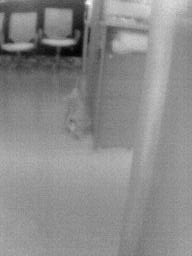
//> input picture cppcode/processed_noise_0005.png, 192 x 256 px
$ ./main   (built with g++ and OpenCV 4)
//> lines starting //> are read from the running program, lines starting //| are printed output that depends on the picture
### cppcode/fom_denoise.h
#ifndef FOM_DENOISE_H
#define FOM_DENOISE_H

#include <opencv2/opencv.hpp>
#include <vector>

// 循环卷积函数
cv::Mat cconv2(const cv::Mat& A, const cv::Mat& w);

// 前向差分算子
void ForwardD(const cv::Mat& U, const cv::Mat& w, cv::Mat& Dux, cv::Mat& Duy);

// 反向差分算子（转置）
cv::Mat Dive(const cv::Mat& X, const cv::Mat& Y, const cv::Mat& w, double alpha, const cv::Size& image_size);

// FOM去噪核心算法
struct FOMOutput {
    std::vector<double> X;  // 能量
    std::vector<double> Z;  // 相对误差
    std::vector<double> cpu; // CPU时间
};

cv::Mat FOM(const cv::Mat& f, double beta, double mu, double alpha, double lambda_lr, FOMOutput& output);

// PSNR计算
double PSNR(const cv::Mat& ud, const cv::Mat& u);

#endif // FOM_DENOISE_H

### cppcode/fom_denoise.cpp
#include "fom_denoise.h"
#include <cmath>
#include <algorithm>
#include <iostream>
#include <complex>

// 计算gamma函数（简化版本）
double gamma_func(double x) {
    if (x < 0.5) {
        return M_PI / (sin(M_PI * x) * gamma_func(1.0 - x));
    }
    x -= 1.0;
    double result = 0.99999999999980993;
    double coeffs[] = {
        676.5203681218851, -1259.1392167224028, 771.32342877765313,
        -176.61502916214059, 12.507343278686905, -0.13857109526572012,
        9.9843695780195716e-6, 1.5056327351493116e-7
    };
    for (int i = 0; i < 8; i++) {
        result += coeffs[i] / (x + i + 1);
    }
    double t = x + 7.5;
    return sqrt(2.0 * M_PI) * pow(t, x + 0.5) * exp(-t) * result;
}

// 计算阶乘
double factorial(int n) {
    double result = 1.0;
    for (int i = 2; i <= n; i++) {
        result *= i;
    }
    return result;
}

// 循环卷积（简化的空间域实现，与MATLAB cconv2兼容）
cv::Mat cconv2(const cv::Mat& A, const cv::Mat& w) {
    cv::Mat kernel = w.clone();
    if (kernel.cols == 1 && kernel.rows > 1) {
        kernel = kernel.t();
    }

    cv::Mat result;
    // 使用BORDER_WRAP进行循环卷积
    cv::Mat padded;
    int pad_x = kernel.cols / 2;
    int pad_y = kernel.rows / 2;

    cv::copyMakeBorder(A, padded, pad_y, pad_y, pad_x, pad_x, cv::BORDER_WRAP);

    cv::filter2D(padded, result, -1, kernel, cv::Point(-1, -1), 0, cv::BORDER_CONSTANT);

    // 提取中心部分，与MATLAB行为匹配
    cv::Rect roi(pad_x, pad_y, A.cols, A.rows);
    return result(roi);
}

// 前向差分算子
void ForwardD(const cv::Mat& U, const cv::Mat& w, cv::Mat& Dux, cv::Mat& Duy) {
    int m = U.rows;
    int n = U.cols;

    // 水平方向导数
    cv::Mat Dux_full = cconv2(U, w);
    Dux = Dux_full(cv::Rect(0, 0, n - 1, m)).clone();

    // 垂直方向导数
    cv::Mat w_transpose = w.t();
    cv::Mat Duy_full = cconv2(U, w_transpose);
    Duy = Duy_full(cv::Rect(0, 0, n, m - 1)).clone();
}

// 反向差分算子（转置）
cv::Mat Dive(const cv::Mat& X, const cv::Mat& Y, const cv::Mat& w, double alpha, const cv::Size& image_size) {
    cv::Mat w_flip;
    cv::flip(w, w_flip, 1); // 水平翻转

    cv::Mat DtXY = cv::Mat::zeros(image_size, CV_64F);

    // 处理X（水平差分）
    if (!X.empty() && cv::countNonZero(X) > 0) {
        // 需要将X扩展到image_size进行卷积
        cv::Mat X_padded = cv::Mat::zeros(image_size, CV_64F);
        cv::Rect roi(0, 0, std::min(X.cols, image_size.width), std::min(X.rows, image_size.height));
        X(roi).copyTo(X_padded(roi));

        cv::Mat DtX = cconv2(X_padded, w_flip);
        DtXY += DtX;
    }

    // 处理Y（垂直差分）
    if (!Y.empty() && cv::countNonZero(Y) > 0) {
        // 需要将Y扩展到image_size进行卷积
        cv::Mat Y_padded = cv::Mat::zeros(image_size, CV_64F);
        cv::Rect roi(0, 0, std::min(Y.cols, image_size.width), std::min(Y.rows, image_size.height));
        Y(roi).copyTo(Y_padded(roi));

        cv::Mat w_flip_transpose = w_flip.t();
        cv::Mat DtY = cconv2(Y_padded, w_flip_transpose);
        DtXY += DtY;
    }

    // 相位校正
    std::complex<double> phase = std::conj(std::pow(std::complex<double>(-1.0, 0.0), alpha)) * std::pow(std::complex<double>(-1.0, 0.0), alpha);
    DtXY *= phase.real();

    return DtXY;
}

// FOM去噪核心算法
cv::Mat FOM(const cv::Mat& f, double beta, double mu, double alpha, double lambda_lr, FOMOutput& output) {
    cv::Mat U = f.clone();
    int itermax = 500;
    double tol = 1e-5;

    int m = f.rows;
    int n = f.cols;

    // 初始化
    cv::Mat P1 = cv::Mat::zeros(m, n - 1, CV_64F);
    cv::Mat Lam1 = cv::Mat::zeros(m, n - 1, CV_64F);
    cv::Mat P2 = cv::Mat::zeros(m - 1, n, CV_64F);
    cv::Mat Lam2 = cv::Mat::zeros(m - 1, n, CV_64F);
    cv::Mat u = f.clone(); // 使用输入图像作为初始化

    // 生成FOM导数算子权重
    int K = 20;
    cv::Mat w = cv::Mat::zeros(1, K, CV_64F);
    w.at<double>(0, K - 1) = 1.0;
    for (int i = 1; i < K; i++) {
        double coeff = std::pow(-1.0, i) * gamma_func(alpha + 1) /
                      (gamma_func(alpha - i + 1) * factorial(i));
        w.at<double>(0, K - 1 - i) = coeff;
    }

    // 计算FFT下的分母（类似MATLAB的psf2otf）
    cv::Mat psf_kernel_h = cv::Mat::zeros(m, n, CV_64F);
    cv::Mat psf_kernel_v = cv::Mat::zeros(m, n, CV_64F);

    // 将权重放入PSF核（第一个元素在(0,0)位置）
    for (int i = 0; i < K && i < n; i++) {
        psf_kernel_h.at<double>(0, i) = w.at<double>(0, i);
    }
    for (int i = 0; i < K && i < m; i++) {
        psf_kernel_v.at<double>(i, 0) = w.at<double>(0, i);
    }

    cv::Mat D1, D2;
    cv::dft(psf_kernel_h, D1, cv::DFT_COMPLEX_OUTPUT);
    cv::dft(psf_kernel_v, D2, cv::DFT_COMPLEX_OUTPUT);

    cv::Mat D1_mag, D2_mag;
    std::vector<cv::Mat> D1_channels, D2_channels;
    cv::split(D1, D1_channels);
    cv::split(D2, D2_channels);
    cv::magnitude(D1_channels[0], D1_channels[1], D1_mag);
    cv::magnitude(D2_channels[0], D2_channels[1], D2_mag);

    D1_mag = D1_mag.mul(D1_mag);
    D2_mag = D2_mag.mul(D2_mag);
    cv::Mat C_freq = D1_mag + D2_mag;

    // 将C转换到空间域，因为在u子问题中需要与空间域的U相乘
    cv::Mat C;
    cv::idft(C_freq, C, cv::DFT_REAL_OUTPUT | cv::DFT_SCALE);

    // 主ADMM迭代循环
    auto tstart = cv::getTickCount();

    for (int iter = 0; iter < itermax; iter++) {
        // u子问题
        cv::Mat Dt_Lam = Dive(Lam1, Lam2, w, alpha, cv::Size(n, m));
        cv::Mat Dt_P = Dive(P1, P2, w, alpha, cv::Size(n, m));

        // 分子：(beta*f + U.*Dt(Lam1,Lam2))/mu + U.*Dt(P1,P2)
        cv::Mat numerator = (beta * f + U.mul(Dt_Lam)) / mu + U.mul(Dt_P);

        // 分母：(beta/mu) + U.*C
        // U和C都在空间域，C是通过ifft2(D1+D2)得到的
        cv::Mat denominator = (beta / mu) + U.mul(C);

        // 在频域求解：fft2(numerator) ./ fft2(denominator)
        cv::Mat numerator_fft, denominator_fft;
        cv::dft(numerator, numerator_fft, cv::DFT_COMPLEX_OUTPUT);
        cv::dft(denominator, denominator_fft, cv::DFT_COMPLEX_OUTPUT);

        cv::Mat u_fft_result;
        cv::divide(numerator_fft, denominator_fft, u_fft_result);

        cv::Mat u_ifft;
        cv::idft(u_fft_result, u_ifft, cv::DFT_REAL_OUTPUT | cv::DFT_SCALE);
        u = u_ifft;

        // 检查数值稳定性
        if (cv::countNonZero(cv::abs(u) > 1e10) > 0 || !cv::checkRange(u)) {
            std::cout << "Warning: Numerical instability detected in iteration " << iter << std::endl;
            u = U.clone(); // 使用上一轮的结果
        }

        // 低秩正则化
        if (lambda_lr > 0) {
            cv::SVD svd(u, cv::SVD::MODIFY_A | cv::SVD::FULL_UV);

            // 获取奇异值矩阵
            cv::Mat sigma = svd.w.clone();

            // 应用软阈值
            double threshold = lambda_lr;
            for (int i = 0; i < sigma.rows; i++) {
                double val = sigma.at<double>(i);
                if (i < 5) { // 保留前5个奇异值
                    continue;
                }
                sigma.at<double>(i) = std::max(val - threshold, 0.0);
            }

            // 重构矩阵，确保尺寸匹配
            cv::Mat S = cv::Mat::diag(sigma);
            cv::Mat U_part = svd.u(cv::Rect(0, 0, S.cols, svd.u.rows));
            cv::Mat Vt_part = svd.vt(cv::Rect(0, 0, S.cols, S.rows));
            u = U_part * S * Vt_part;
        }

        // z子问题（收缩步骤）
        cv::Mat D1U, D2U;
        ForwardD(u, w, D1U, D2U);

        // 处理Z1（软阈值收缩）
        cv::Mat Z1 = D1U - Lam1 / mu;
        cv::Mat W1 = cv::abs(Z1);
        cv::Mat Max1;
        cv::max(W1 - 1.0 / mu, 0.0, Max1);
        cv::Mat W1_safe;
        cv::max(W1, 1e-10, W1_safe); // 避免除零
        P1 = Max1.mul(Z1) / W1_safe;

        // 处理Z2（软阈值收缩）
        cv::Mat Z2 = D2U - Lam2 / mu;
        cv::Mat W2 = cv::abs(Z2);
        cv::Mat Max2;
        cv::max(W2 - 1.0 / mu, 0.0, Max2);
        cv::Mat W2_safe;
        cv::max(W2, 1e-10, W2_safe); // 避免除零
        P2 = Max2.mul(Z2) / W2_safe;

        // 更新拉格朗日乘子
        Lam1 = Lam1 + mu * (P1 - D1U);
        Lam2 = Lam2 + mu * (P2 - D2U);

        output.cpu.push_back((cv::getTickCount() - tstart) / cv::getTickFrequency());

        // 能量计算
        cv::Mat norm_D1U = cv::abs(D1U);
        cv::Mat norm_D2U = cv::abs(D2U);

        double energy = cv::sum(norm_D1U)[0] + cv::sum(norm_D2U)[0];
        cv::Mat log_term;
        cv::log(u + 1e-14, log_term);
        cv::Mat poisson_term = u - f.mul(log_term);
        energy += beta * cv::sum(poisson_term)[0];

        if (lambda_lr > 0) {
            cv::Mat u_sq = u.mul(u);
            energy += lambda_lr * cv::sum(u_sq)[0];
        }

        output.X.push_back(energy);

        // 相对误差
        cv::Mat diff = u - U;
        double norm_diff = cv::norm(diff);
        double norm_u = cv::norm(u);
        double z1 = norm_u > 0 ? norm_diff / norm_u : 0;
        output.Z.push_back(z1);

        U = u.clone();

        // 收敛检查
        if (z1 < tol) {
            break;
        }
    }

    return u;
}

// PSNR计算
double PSNR(const cv::Mat& ud, const cv::Mat& u) {
    cv::Mat ud_double, u_double;
    ud.convertTo(ud_double, CV_64F, 1.0 / 255.0);
    u.convertTo(u_double, CV_64F, 1.0 / 255.0);

    cv::Mat diff = ud_double - u_double;
    cv::Mat diff_sq = diff.mul(diff);
    double mse = cv::mean(diff_sq)[0];

    double max_val;
    cv::minMaxLoc(ud_double, nullptr, &max_val);

    if (mse == 0) {
        return 100.0; // 完美匹配
    }

    return 10.0 * log10(max_val * max_val / mse);
}

### cppcode/main.cpp
#include "fom_denoise.h"
#include <iostream>
#include <iomanip>
#include <chrono>

int main(int argc, char* argv[]) {
    std::cout << "=======================================" << std::endl;
    std::cout << "    FOM Image Denoising Algorithm     " << std::endl;
    std::cout << "        柔性去噪（FOM）算法          " << std::endl;
    std::cout << "=======================================" << std::endl;
    std::cout << "Author: Chenhua Liu (liuchenhua023@163.com)" << std::endl;
    std::cout << std::endl;

    // 配置参数
    std::string image_path = "processed_noise_0005.png";
    bool show_images = true; // 是否显示图像窗口

    if (argc > 1) {
        image_path = argv[1];
    }
    if (argc > 2 && std::string(argv[2]) == "--no-display") {
        show_images = false;
    }

    double beta = 1.0;
    double mu = 1.0;
    double alpha_fom = 1.8;
    double alpha_tv = 2.0;
    double lambda_lr = 0.0; // 暂时禁用低秩

    std::cout << "Configuration / 配置:" << std::endl;
    std::cout << "  Image: " << image_path << std::endl;
    std::cout << "  Beta: " << beta << std::endl;
    std::cout << "  Mu: " << mu << std::endl;
    std::cout << "  FOM Alpha: " << alpha_fom << std::endl;
    std::cout << "  TV Alpha: " << alpha_tv << std::endl;
    std::cout << "  Low-rank Lambda: " << lambda_lr << std::endl;
    std::cout << std::endl;

    // 加载图像
    std::cout << "Loading image / 加载图像..." << std::endl;
    cv::Mat I = cv::imread(image_path, cv::IMREAD_GRAYSCALE);
//> I is the input picture: 256 rows x 192 cols, CV_8UC1; min 0, max 255, mean 138.8
    if (I.empty()) {
        std::cerr << "Failed to load image: " << image_path << std::endl;
        return -1;
    }

    cv::Mat I1;
    I.convertTo(I1, CV_64F, 1.0 / 255.0);
    cv::Mat u0 = I1.clone();

    std::cout << "Image loaded successfully. Size: " << u0.rows << "x" << u0.cols << std::endl;
//| Image loaded successfully. Size: 256x192

    // 测试不同的去噪方法
    // 测试1: 原始FOM（无低秩）
    std::cout << std::endl << "--- Test 1: Original FOM (alpha=" << alpha_fom << ", lambda_lr=0) ---" << std::endl;
    FOMOutput output_fom;
    auto start = std::chrono::high_resolution_clock::now();
    cv::Mat u_fom = FOM(u0, beta, mu, alpha_fom, 0.0, output_fom);
//> after the loop in FOM, `for (int i = 0; i < K && i < n; i++)`:
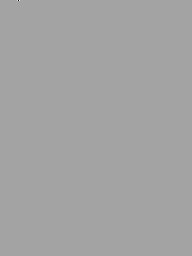
//> psf_kernel_h: 256 rows x 192 cols, CV_64FC1; min -1.8, max 1, mean -1.84e-08; drawn with min black and max white
//> the loop in FOM, `for (int iter = 0; iter < itermax; iter++)` made 5 passes
//> (energy, norm_diff, norm_u, z1) on passes 1, 2, 3, 5: (1500.6, 833.7, 828.5, 1.01), (42615447.4, 31434, 31423.2, 1), (798554817.1, 6667766.4, 6667667.6, 1), (8.35e+12, 0, 6.04e+09, 0)
//> after the loop in FOM, `for (int iter = 0; iter < itermax; iter++)`:
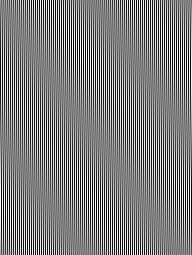
//> P2: 255 rows x 192 cols, CV_64FC1; min -144788822.9, max 144735039.9, mean 4.2; drawn with min black and max white
//> after the loop in FOM, `for (int iter = 0; iter < itermax; iter++)`:
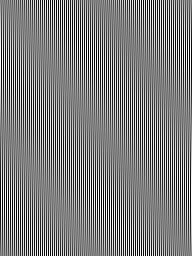
//> u: 256 rows x 192 cols, CV_64FC1; min -41732796.6, max 41596015.4, mean -4529.4; drawn with min black and max white
    auto end = std::chrono::high_resolution_clock::now();
    auto duration = std::chrono::duration_cast<std::chrono::milliseconds>(end - start);
    std::cout << "Completed in " << duration.count() / 1000.0 << " seconds" << std::endl;

    double min_val, max_val;
    cv::minMaxLoc(u_fom, &min_val, &max_val);
//> min_val = -41732796.6; max_val = 41596015.4
    cv::Scalar mean_val = cv::mean(u_fom);
//> mean_val = Scalar(-4529.4)
    std::cout << "Result range: [" << min_val << ", " << max_val << "], Mean: " << mean_val[0] << std::endl;
//| Result range: [-4.17328e+07, 4.1596e+07], Mean: -4529.42

    // 如果结果有问题，使用输入图像作为fallback
    if (!cv::checkRange(u_fom) || cv::countNonZero(cv::abs(u_fom) > 1e6) > 0) {
        std::cout << "Warning: FOM result unstable, using input image" << std::endl;
        u_fom = u0.clone();
    }

    // 测试2: FOM with low-rank
    std::cout << std::endl << "--- Test 2: FOM with Low-rank (alpha=" << alpha_fom << ", lambda_lr=" << lambda_lr << ") ---" << std::endl;
    FOMOutput output_fom_lr;
    start = std::chrono::high_resolution_clock::now();
    cv::Mat u_fom_lr = FOM(u0, beta, mu, alpha_fom, lambda_lr, output_fom_lr);
//> the loop in FOM (call 2), `for (int iter = 0; iter < itermax; iter++)` made 5 passes
//> pass 1, in FOM (call 2), `cv::Mat W1 = cv::abs(Z1);`:
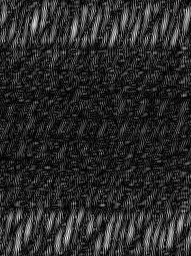
//> W1: 256 rows x 191 cols, CV_64FC1; min 5.35e-07, max 1.23, mean 0.203; drawn with min black and max white
    end = std::chrono::high_resolution_clock::now();
    duration = std::chrono::duration_cast<std::chrono::milliseconds>(end - start);
    std::cout << "Completed in " << duration.count() / 1000.0 << " seconds" << std::endl;

    cv::minMaxLoc(u_fom_lr, &min_val, &max_val);
    mean_val = cv::mean(u_fom_lr);
    std::cout << "Result range: [" << min_val << ", " << max_val << "], Mean: " << mean_val[0] << std::endl;
//| Result range: [-4.17328e+07, 4.1596e+07], Mean: -4529.42

    if (!cv::checkRange(u_fom_lr) || cv::countNonZero(cv::abs(u_fom_lr) > 1e6) > 0) {
        std::cout << "Warning: FOM+LR result unstable, using input image" << std::endl;
        u_fom_lr = u0.clone();
    }

    // 测试3: TV with low-rank
    std::cout << std::endl << "--- Test 3: TV with Low-rank (alpha=" << alpha_tv << ", lambda_lr=" << lambda_lr << ") ---" << std::endl;
    FOMOutput output_tv_lr;
    start = std::chrono::high_resolution_clock::now();
    cv::Mat u_tv_lr = FOM(u0, beta, mu, alpha_tv, lambda_lr, output_tv_lr);
//> call 3 of FOM, with beta = 1, mu = 1, alpha = 2, lambda_lr = 0
//> the loop in FOM (call 3), `for (int iter = 0; iter < itermax; iter++)` made 7 passes
//> (energy, norm_diff, norm_u, z1) on passes 1, 2, 3, 4, 6, 7: (16030.6, 872.6, 865.6, 1.01), (179280085.9, 127666.4, 127663.4, 1), (277162865.6, 511388.5, 495197.4, 1.03), (2.54e+10, 23315115.6, 23310573.7, 1), (2.03e+13, 3.01e+10, 3e+10, 1), (2.03e+13, 0, 3e+10, 0)
//> pass 1, in cconv2 (call 53), `cv::filter2D(padded, result, -1, kernel, cv::Point(-1, -1), 0, cv::BOR..`:
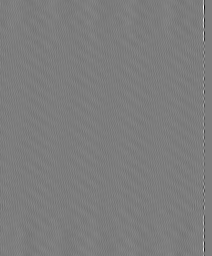
//> result: 256 rows x 212 cols, CV_64FC1; min -13.43, max 13.88, mean 0.00197; drawn with min black and max white
//> after the loop in FOM (call 3), `for (int iter = 0; iter < itermax; iter++)`:
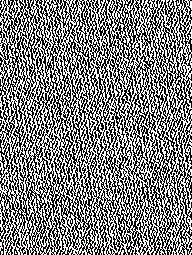
//> Lam2: 255 rows x 192 cols, CV_64FC1; min -1, max 1, mean 0.00421; drawn with min black and max white
//> after the loop in FOM (call 3), `for (int iter = 0; iter < itermax; iter++)`:
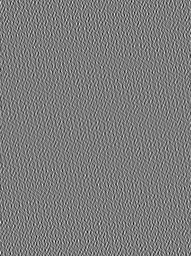
//> P1: 256 rows x 191 cols, CV_64FC1; min -1.11e+09, max 1.16e+09, mean 18910.5; drawn with min black and max white
//> (the rest of the program and of its run is left out)
